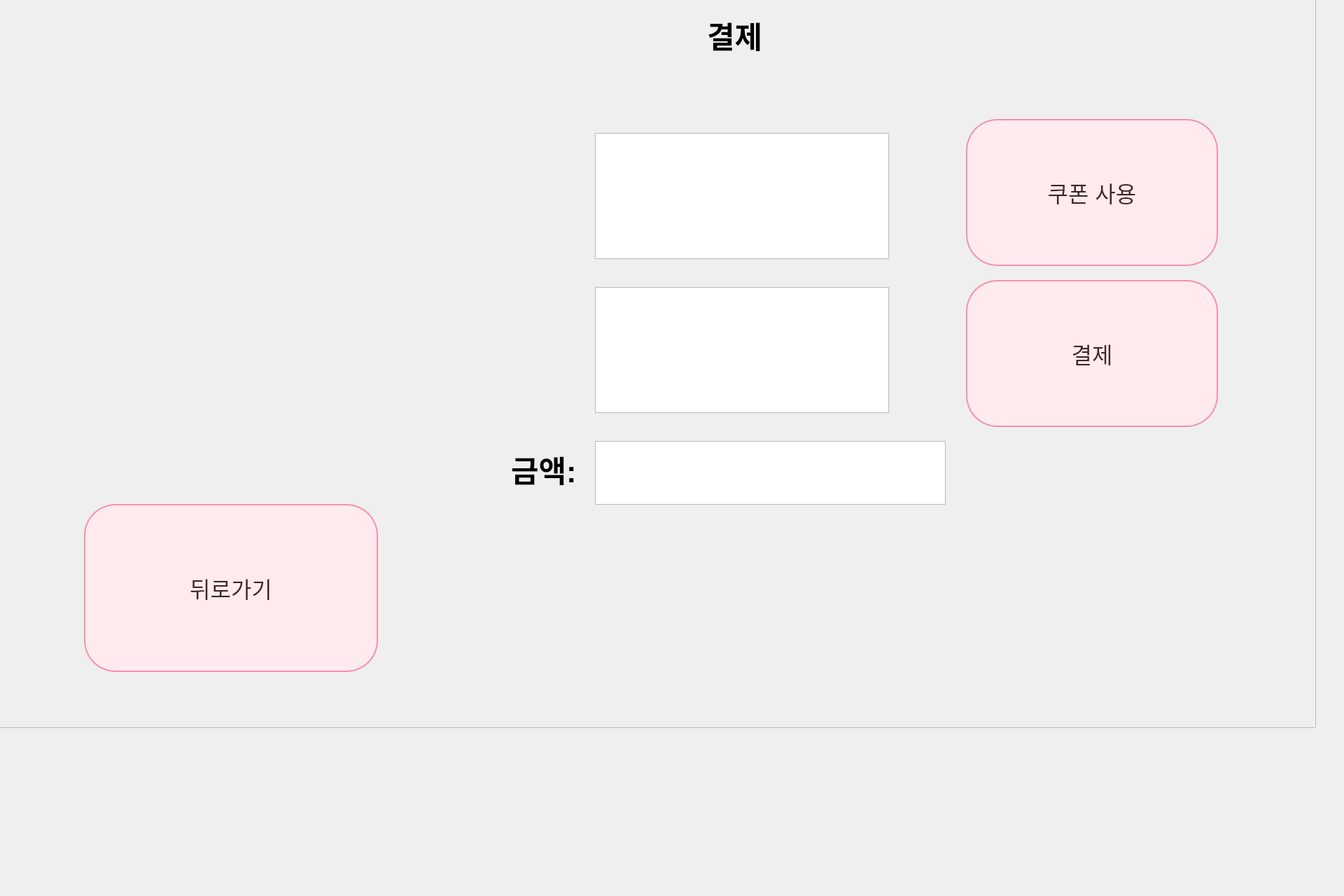
<?xml version="1.0" encoding="UTF-8"?>
<ui version="4.0">
 <class>Dialog</class>
 <widget class="QDialog" name="Dialog">
  <property name="geometry">
   <rect>
    <x>0</x>
    <y>0</y>
    <width>1920</width>
    <height>1280</height>
   </rect>
  </property>
  <property name="windowTitle">
   <string>Dialog</string>
  </property>
  <property name="styleSheet">
   <string notr="true"/>
  </property>
  <widget class="QLabel" name="label">
   <property name="geometry">
    <rect>
     <x>1010</x>
     <y>-30</y>
     <width>311</width>
     <height>161</height>
    </rect>
   </property>
   <property name="font">
    <font>
     <pointsize>32</pointsize>
     <weight>75</weight>
     <bold>true</bold>
    </font>
   </property>
   <property name="text">
    <string>결제</string>
   </property>
  </widget>
  <widget class="QPushButton" name="pushButton_6">
   <property name="geometry">
    <rect>
     <x>1380</x>
     <y>170</y>
     <width>360</width>
     <height>210</height>
    </rect>
   </property>
   <property name="font">
    <font>
     <pointsize>-1</pointsize>
    </font>
   </property>
   <property name="styleSheet">
    <string notr="true">QPushButton {
    color: #3E2723; /* 다크 브라운 글씨 색 */
    background-color: #FFEBEE; /* 라이트 핑크 배경 */
    font-size: 32px; /* 글씨 크기 */
    border: 2px solid #F48FB1; /* 핑크 테두리 */
    border-radius: 45px; /* 둥근 모서리 */
    padding: 10px;
}
QPushButton:hover{
	background-color: #FFC0CB
}</string>
   </property>
   <property name="text">
    <string>쿠폰 사용</string>
   </property>
  </widget>
  <widget class="QPushButton" name="pushButton_8">
   <property name="geometry">
    <rect>
     <x>1380</x>
     <y>400</y>
     <width>360</width>
     <height>210</height>
    </rect>
   </property>
   <property name="font">
    <font>
     <pointsize>-1</pointsize>
    </font>
   </property>
   <property name="styleSheet">
    <string notr="true">QPushButton {
    color: #3E2723; /* 다크 브라운 글씨 색 */
    background-color: #FFEBEE; /* 라이트 핑크 배경 */
    font-size: 32px; /* 글씨 크기 */
    border: 2px solid #F48FB1; /* 핑크 테두리 */
    border-radius: 45px; /* 둥근 모서리 */
    padding: 10px;
}
QPushButton:hover{
	background-color: #FFC0CB
}</string>
   </property>
   <property name="text">
    <string>결제</string>
   </property>
  </widget>
  <widget class="QTextBrowser" name="textBrowser">
   <property name="geometry">
    <rect>
     <x>850</x>
     <y>410</y>
     <width>420</width>
     <height>180</height>
    </rect>
   </property>
   <property name="font">
    <font>
     <pointsize>22</pointsize>
    </font>
   </property>
   <property name="html">
    <string>&lt;!DOCTYPE HTML PUBLIC &quot;-//W3C//DTD HTML 4.0//EN&quot; &quot;http://www.w3.org/TR/REC-html40/strict.dtd&quot;&gt;
&lt;html&gt;&lt;head&gt;&lt;meta name=&quot;qrichtext&quot; content=&quot;1&quot; /&gt;&lt;style type=&quot;text/css&quot;&gt;
p, li { white-space: pre-wrap; }
&lt;/style&gt;&lt;/head&gt;&lt;body style=&quot; font-family:'Ubuntu'; font-size:22pt; font-weight:400; font-style:normal;&quot;&gt;
&lt;p align=&quot;center&quot; style=&quot;-qt-paragraph-type:empty; margin-top:0px; margin-bottom:0px; margin-left:0px; margin-right:0px; -qt-block-indent:0; text-indent:0px; font-size:28pt;&quot;&gt;&lt;br /&gt;&lt;/p&gt;&lt;/body&gt;&lt;/html&gt;</string>
   </property>
  </widget>
  <widget class="QLabel" name="label_2">
   <property name="geometry">
    <rect>
     <x>730</x>
     <y>590</y>
     <width>311</width>
     <height>161</height>
    </rect>
   </property>
   <property name="font">
    <font>
     <pointsize>32</pointsize>
     <weight>75</weight>
     <bold>true</bold>
    </font>
   </property>
   <property name="text">
    <string>금액:</string>
   </property>
  </widget>
  <widget class="QTextBrowser" name="textBrowser_2">
   <property name="geometry">
    <rect>
     <x>850</x>
     <y>630</y>
     <width>501</width>
     <height>91</height>
    </rect>
   </property>
   <property name="font">
    <font>
     <pointsize>28</pointsize>
    </font>
   </property>
   <property name="html">
    <string>&lt;!DOCTYPE HTML PUBLIC &quot;-//W3C//DTD HTML 4.0//EN&quot; &quot;http://www.w3.org/TR/REC-html40/strict.dtd&quot;&gt;
&lt;html&gt;&lt;head&gt;&lt;meta name=&quot;qrichtext&quot; content=&quot;1&quot; /&gt;&lt;style type=&quot;text/css&quot;&gt;
p, li { white-space: pre-wrap; }
&lt;/style&gt;&lt;/head&gt;&lt;body style=&quot; font-family:'Ubuntu'; font-size:28pt; font-weight:400; font-style:normal;&quot;&gt;
&lt;p align=&quot;right&quot; style=&quot;-qt-paragraph-type:empty; margin-top:0px; margin-bottom:0px; margin-left:0px; margin-right:0px; -qt-block-indent:0; text-indent:0px;&quot;&gt;&lt;br /&gt;&lt;/p&gt;&lt;/body&gt;&lt;/html&gt;</string>
   </property>
  </widget>
  <widget class="QTextBrowser" name="textBrowser_3">
   <property name="geometry">
    <rect>
     <x>850</x>
     <y>190</y>
     <width>420</width>
     <height>180</height>
    </rect>
   </property>
   <property name="font">
    <font>
     <pointsize>22</pointsize>
    </font>
   </property>
   <property name="html">
    <string>&lt;!DOCTYPE HTML PUBLIC &quot;-//W3C//DTD HTML 4.0//EN&quot; &quot;http://www.w3.org/TR/REC-html40/strict.dtd&quot;&gt;
&lt;html&gt;&lt;head&gt;&lt;meta name=&quot;qrichtext&quot; content=&quot;1&quot; /&gt;&lt;style type=&quot;text/css&quot;&gt;
p, li { white-space: pre-wrap; }
&lt;/style&gt;&lt;/head&gt;&lt;body style=&quot; font-family:'Ubuntu'; font-size:22pt; font-weight:400; font-style:normal;&quot;&gt;
&lt;p align=&quot;center&quot; style=&quot;-qt-paragraph-type:empty; margin-top:0px; margin-bottom:0px; margin-left:0px; margin-right:0px; -qt-block-indent:0; text-indent:0px; font-size:28pt;&quot;&gt;&lt;br /&gt;&lt;/p&gt;&lt;/body&gt;&lt;/html&gt;</string>
   </property>
  </widget>
  <widget class="QFrame" name="frame">
   <property name="geometry">
    <rect>
     <x>-40</x>
     <y>-40</y>
     <width>1920</width>
     <height>1080</height>
    </rect>
   </property>
   <property name="styleSheet">
    <string notr="true">QFrame {
    background-image: url(/home/messi/ws_amr/qt/dall.jpg); /* 배경 이미지 설정 */
    background-position: center; /* 이미지 중앙 정렬 */
    background-repeat: no-repeat; /* 이미지 반복 안함 */
}</string>
   </property>
   <property name="frameShape">
    <enum>QFrame::StyledPanel</enum>
   </property>
   <property name="frameShadow">
    <enum>QFrame::Raised</enum>
   </property>
   <widget class="QPushButton" name="pushButton_back">
    <property name="geometry">
     <rect>
      <x>160</x>
      <y>760</y>
      <width>420</width>
      <height>240</height>
     </rect>
    </property>
    <property name="styleSheet">
     <string notr="true">QPushButton {
    color: #3E2723; /* 다크 브라운 글씨 색 */
    background-color: #FFEBEE; /* 라이트 핑크 배경 */
    font-size: 32px; /* 글씨 크기 */
    border: 2px solid #F48FB1; /* 핑크 테두리 */
    border-radius: 45px; /* 둥근 모서리 */
    padding: 10px;
}
QPushButton:hover{
	background-color: #FFC0CB
}</string>
    </property>
    <property name="text">
     <string>뒤로가기</string>
    </property>
   </widget>
   <widget class="QLabel" name="label_3">
    <property name="geometry">
     <rect>
      <x>-40</x>
      <y>-40</y>
      <width>1920</width>
      <height>1080</height>
     </rect>
    </property>
    <property name="text">
     <string>TextLabel</string>
    </property>
   </widget>
  </widget>
  <zorder>frame</zorder>
  <zorder>label</zorder>
  <zorder>pushButton_6</zorder>
  <zorder>pushButton_8</zorder>
  <zorder>textBrowser</zorder>
  <zorder>label_2</zorder>
  <zorder>textBrowser_2</zorder>
  <zorder>textBrowser_3</zorder>
 </widget>
 <resources/>
 <connections/>
</ui>
